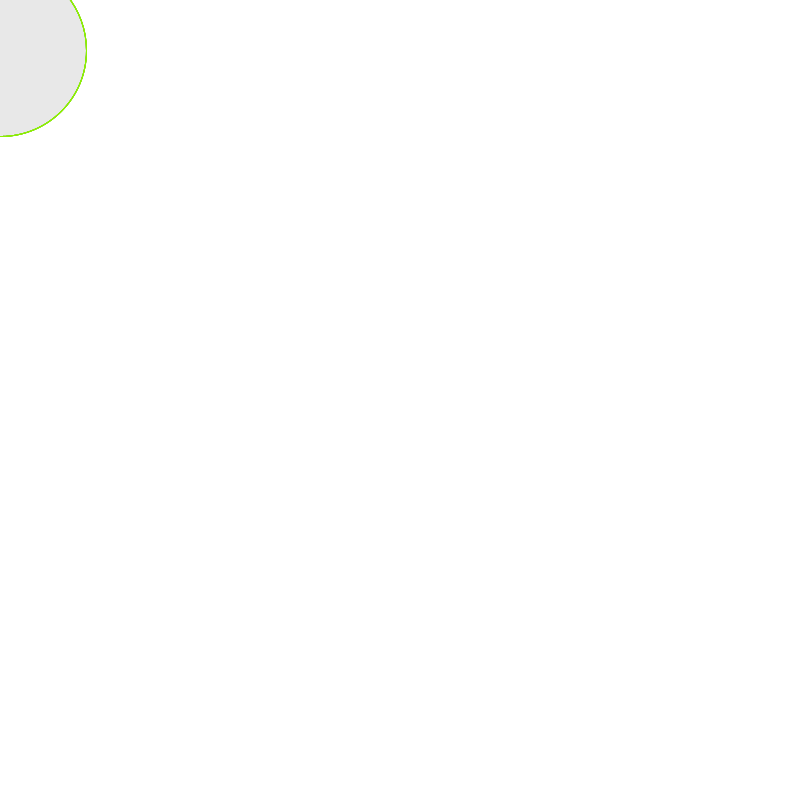
Frame 1 (no input)
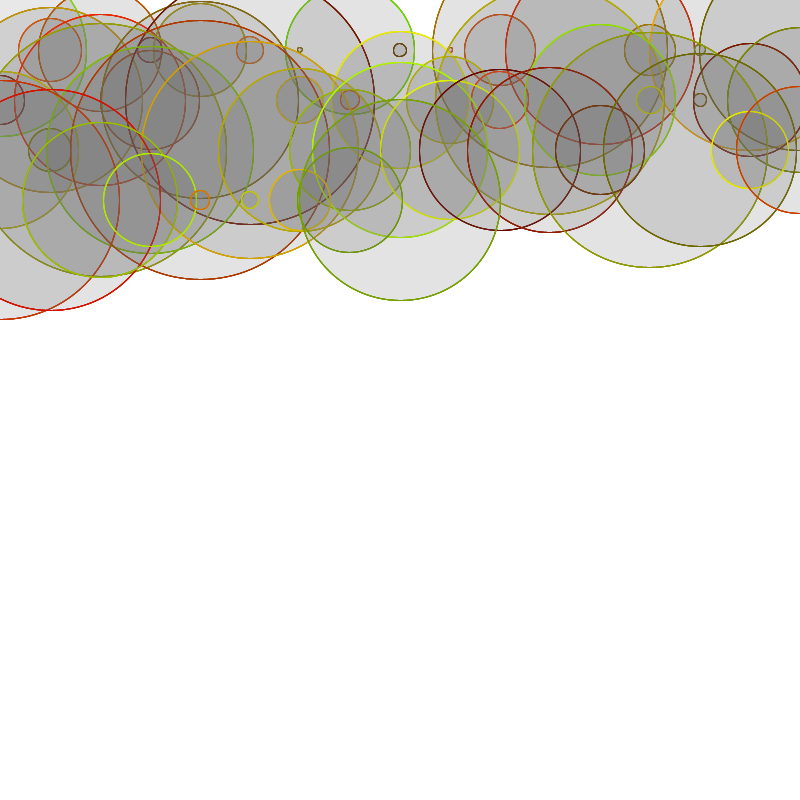
Frame 60 (the mouse pressed at the canvas centre just before this capture)
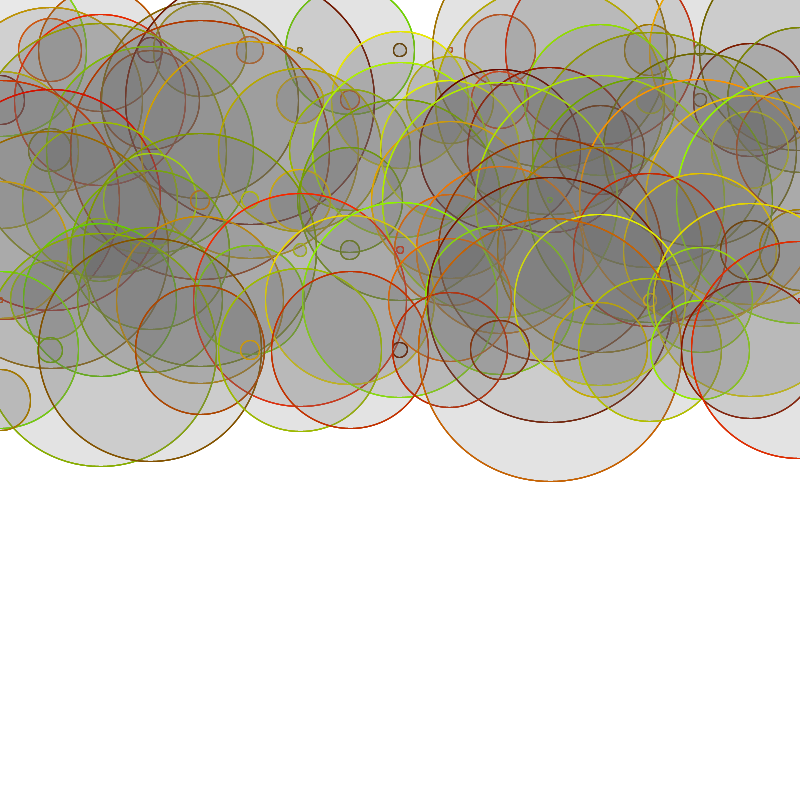
Frame 120 (the mouse held since frame 60 and released just before this capture)

The Processing sketch that drew these frames (run headless with seeded random() and noise(); from frame 60 on, the mouse is pressed at the canvas centre):

// Processing sketch: Ejemplo_Clase5_DRQ
// ── Ejemplo_Clase5_DRQ.pde
//EJERCICIO1

int x = 0;
int y = 50;

float level;
float rad;


void setup(){
 size(800, 800);
 background(255);
 //noStroke();
}


void draw(){
  
 level = random(0, 1);
 rad = (level* width/3); 
 
 float r = random(100, 255);
 float g = random(0, 255);
 float b = random(100/255);
 //Actividad en clase: cambiar el codigo para usar el for loop
 
for (int i =0; i < 5; i++){
  ellipse(x, y, rad, rad);
   fill(100, 10);
   stroke(r, g, b);
 }
 if(y < height){
 x +=50;
 
 if(x > width){
   x = 0;
   y = y + 50;
  }
 }else {
 noLoop();
}
delay(100);
}
 //for(int x = 0; x <= width; x+=50) {
   // for(int y = 0; y <= height; y+= 50){ 
      //fill(150, 50, 40, 10);
      //stroke(random(0, 100), random(100, 255), random(200, 255));
     // ellipse(x, y, rad, rad);
      
   //println(y);
 

 
  
  
//  }
 
// }
 
//}

 
 
 //if(y < height){
  //fill(150, 50, 40, 50);
  //agrgar borde con colores distintos de forma aleatoria
  //stroke(random(0, 100), random(100, 255), random(200, 255));
  //ellipse(x, y, rad, rad);
  //Pause el programa por 100 o x cantidad de milisegundos
 // delay(100);
  //x = x + 50;
 // x += 50;
  //Ahora se hace lo mismo pero para el eje Y y se repite todo el rato
  //if(x > width){
  //x = 0;
  //y = y + 50;
  
 // }
 //} else {
//. noLoop();
 
// }

//}
